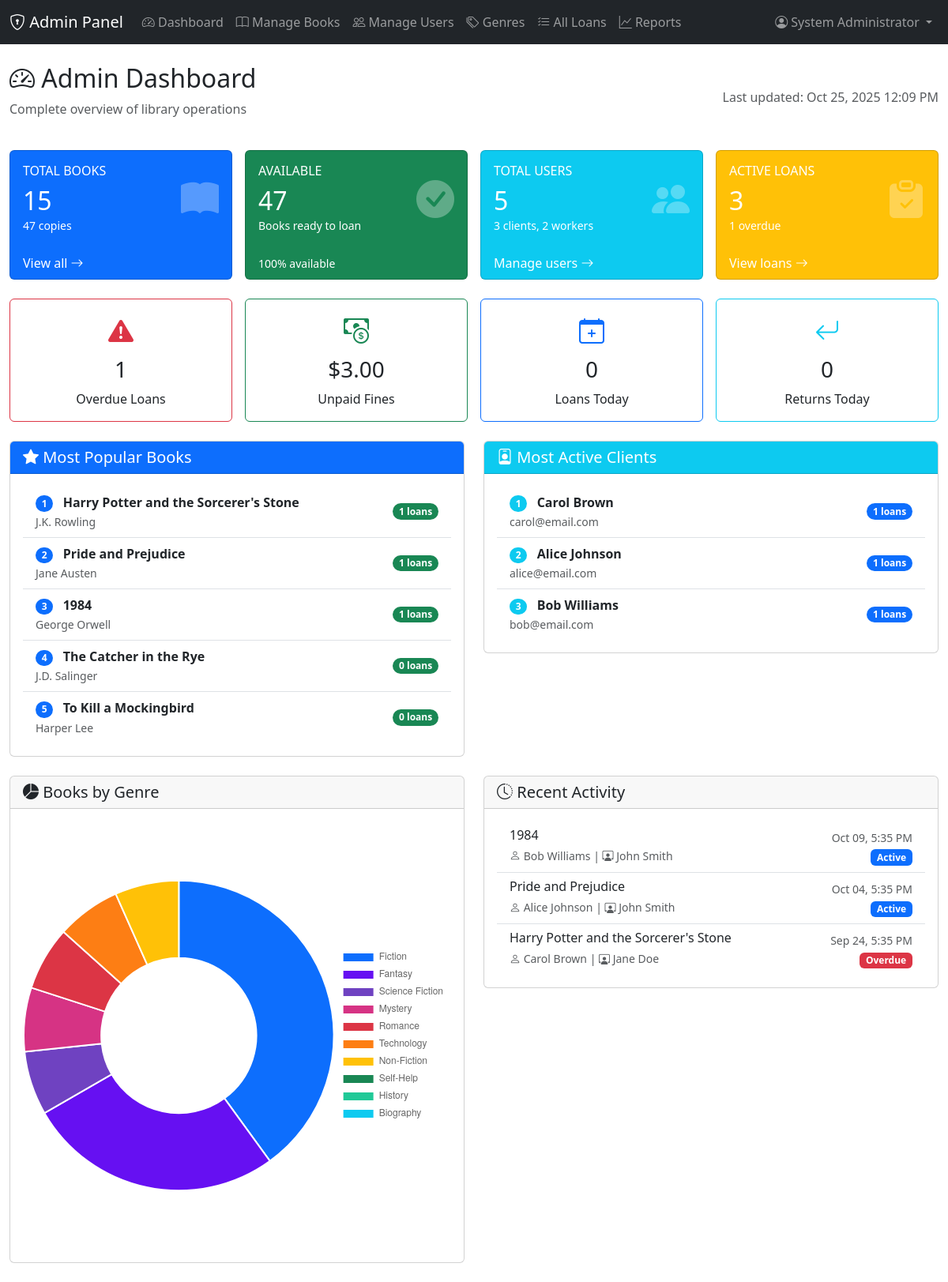
/admin/index.php (signed in), run on the app's committed database.
### tables this page shows
CREATE TABLE loans (
    loan_id INT AUTO_INCREMENT PRIMARY KEY,
    book_id INT NOT NULL,
    client_id INT NOT NULL,
    worker_id INT NOT NULL,
    loan_date TIMESTAMP DEFAULT CURRENT_TIMESTAMP,
    due_date DATE NOT NULL,
    return_date TIMESTAMP NULL,
    status ENUM('active', 'returned', 'overdue', 'lost') NOT NULL DEFAULT 'active',
    notes TEXT,
    created_at TIMESTAMP DEFAULT CURRENT_TIMESTAMP,
    FOREIGN KEY (book_id) REFERENCES books(book_id) ON DELETE CASCADE,
    FOREIGN KEY (client_id) REFERENCES users(user_id) ON DELETE CASCADE,
    FOREIGN KEY (worker_id) REFERENCES users(user_id) ON DELETE CASCADE,
    INDEX idx_loans_client (client_id),
    INDEX idx_loans_book (book_id),
    INDEX idx_loans_status (status),
    INDEX idx_loans_due_date (due_date)
);

CREATE TABLE books (
    book_id INT AUTO_INCREMENT PRIMARY KEY,
    isbn VARCHAR(13) UNIQUE,
    title VARCHAR(255) NOT NULL,
    author VARCHAR(255) NOT NULL,
    publisher VARCHAR(100),
    publication_year INT,
    genre_id INT,
    total_copies INT NOT NULL DEFAULT 1,
    available_copies INT NOT NULL DEFAULT 1,
    shelf_location VARCHAR(50),
    description TEXT,
    cover_image_url VARCHAR(500),
    created_at TIMESTAMP DEFAULT CURRENT_TIMESTAMP,
    updated_at TIMESTAMP DEFAULT CURRENT_TIMESTAMP ON UPDATE CURRENT_TIMESTAMP,
    FOREIGN KEY (genre_id) REFERENCES genres(genre_id) ON DELETE SET NULL,
    CONSTRAINT check_copies CHECK (available_copies <= total_copies),
    CONSTRAINT check_total_copies CHECK (total_copies >= 0),
    CONSTRAINT check_available_copies CHECK (available_copies >= 0),
    INDEX idx_books_title (title),
    INDEX idx_books_author (author),
    INDEX idx_books_isbn (isbn),
    INDEX idx_books_genre (genre_id)
);

CREATE TABLE users (
    user_id INT AUTO_INCREMENT PRIMARY KEY,
    username VARCHAR(50) UNIQUE NOT NULL,
    email VARCHAR(100) UNIQUE NOT NULL,
    password_hash VARCHAR(255) NOT NULL,
    full_name VARCHAR(100) NOT NULL,
    role ENUM('admin', 'worker', 'client') NOT NULL,
    phone VARCHAR(20),
    address TEXT,
    is_active TINYINT(1) DEFAULT 1,
    created_at TIMESTAMP DEFAULT CURRENT_TIMESTAMP,
    updated_at TIMESTAMP DEFAULT CURRENT_TIMESTAMP ON UPDATE CURRENT_TIMESTAMP,
    INDEX idx_users_role (role),
    INDEX idx_users_email (email)
);

### admin/index.php (the view, shortened to what the rows shown need)
<?php
require_once '../includes/functions.php';
$stats = fetchOne("
    SELECT
        (SELECT COUNT(*) FROM books) as total_books,
        (SELECT SUM(total_copies) FROM books) as total_copies,
        (SELECT SUM(available_copies) FROM books) as available_copies,
        (SELECT COUNT(*) FROM users WHERE role = 'client') as total_clients,
        (SELECT COUNT(*) FROM users WHERE role = 'worker') as total_workers,
        (SELECT COUNT(*) FROM loans WHERE status IN ('active', 'overdue')) as active_loans,
        (SELECT COUNT(*) FROM loans WHERE status = 'overdue') as overdue_loans,
        (SELECT COALESCE(SUM(fine_amount), 0) FROM fines WHERE is_paid = 0) as unpaid_fines,
        (SELECT COUNT(*) FROM loans WHERE DATE(loan_date) = CURDATE()) as today_loans,
        (SELECT COUNT(*) FROM loans WHERE status = 'returned' AND DATE(return_date) = CURDATE()) as today_returns
");
$recent_activity = fetchAll("
    SELECT l.loan_id, l.loan_date, l.return_date, l.status,
           b.title, c.full_name as client_name, w.full_name as worker_name
    FROM loans l
    JOIN books b ON l.book_id = b.book_id
    JOIN users c ON l.client_id = c.user_id
    JOIN users w ON l.worker_id = w.user_id
    ORDER BY l.loan_date DESC
    LIMIT 10
");
$genre_stats = fetchAll("
    SELECT g.genre_name, COUNT(b.book_id) as book_count,
           SUM(b.total_copies) as total_copies
    FROM genres g
    LEFT JOIN books b ON g.genre_id = b.genre_id
    GROUP BY g.genre_id
    ORDER BY book_count DESC
");
?>
<!DOCTYPE html>
<html lang="en">
<head>
    <link href="https://cdn.jsdelivr.net/npm/bootstrap@5.3.0/dist/css/bootstrap.min.css" rel="stylesheet">
    <link rel="stylesheet" href="https://cdn.jsdelivr.net/npm/bootstrap-icons@1.11.0/font/bootstrap-icons.css">
</head>
<body>
    <div class="container-fluid mt-4">
        <div class="d-flex justify-content-between align-items-center mb-4">
            <div>
                <h2><i class="bi bi-speedometer2"></i> Admin Dashboard</h2>
            </div>
        </div>
        <div class="row g-3 mb-4">
            <div class="col-md-3">
                <div class="card text-white bg-primary stat-card h-100">
                    <div class="card-body">
                        <div class="d-flex justify-content-between align-items-center">
                            <div>
                                <h2 class="mt-2 mb-0"><?= $stats['total_books'] ?></h2>
                            </div>
                        </div>
                    </div>
                </div>
            </div>
            <div class="col-md-3">
                <div class="card text-white bg-success stat-card h-100">
                    <div class="card-body">
                        <div class="d-flex justify-content-between align-items-center">
                            <div>
                                <h2 class="mt-2 mb-0"><?= $stats['available_copies'] ?></h2>
                            </div>
                        </div>
                    </div>
                </div>
            </div>
            <div class="col-md-3">
                <div class="card text-white bg-info stat-card h-100">
                    <div class="card-body">
                        <div class="d-flex justify-content-between align-items-center">
                            <div>
                                <h2 class="mt-2 mb-0"><?= $stats['total_clients'] + $stats['total_workers'] ?></h2>
                            </div>
                        </div>
                    </div>
                </div>
            </div>
            <div class="col-md-3">
                <div class="card text-white bg-warning stat-card h-100">
                    <div class="card-body">
                        <div class="d-flex justify-content-between align-items-center">
                            <div>
                                <h2 class="mt-2 mb-0"><?= $stats['active_loans'] ?></h2>
                            </div>
                        </div>
                    </div>
                </div>
            </div>
        </div>
        <div class="row">
            <div class="col-md-6 mb-4">
                <div class="card">
                    <div class="card-body" style="max-height: 400px; overflow-y: auto;">
                        <div class="list-group list-group-flush">
                            <?php foreach ($recent_activity as $activity): ?>
                                <div class="list-group-item">
                                    <div class="d-flex justify-content-between align-items-start">
                                        <div>
                                            <h6 class="mb-1"><?= htmlspecialchars($activity['title']) ?></h6>
                                            <small class="text-muted">
                                                <i class="bi bi-person"></i> <?= htmlspecialchars($activity['client_name']) ?>
                                                | <i class="bi bi-person-workspace"></i> <?= htmlspecialchars($activity['worker_name']) ?>
                                            </small>
                                        </div>
                                        <div class="text-end">
                                            <small class="text-muted"><?= date('M d, g:i A', strtotime($activity['loan_date'])) ?></small><br>
                                            <span class="badge bg-<?=
                                                $activity['status'] == 'returned' ? 'success' :
                                                ($activity['status'] == 'overdue' ? 'danger' : 'primary')
                                            ?>">
                                                <?= ucfirst($activity['status']) ?>
                                            </span>
                                        </div>
                                    </div>
                                </div>
                            <?php endforeach; ?>
                        </div>
                    </div>
                </div>
            </div>
        </div>
    </div>
    <script>
        // Genre Distribution Chart
        const genreData = {
            labels: [
                <?php foreach ($genre_stats as $g): ?>
                    '<?= addslashes($g['genre_name']) ?>',
                <?php endforeach; ?>
            ],
            datasets: [{
                label: 'Books',
                data: [
                    <?php foreach ($genre_stats as $g): ?>
                        <?= $g['book_count'] ?>,
                    <?php endforeach; ?>
                ],
                backgroundColor: [
                    '#0d6efd', '#6610f2', '#6f42c1', '#d63384', '#dc3545',
                    '#fd7e14', '#ffc107', '#198754', '#20c997', '#0dcaf0'
                ]
            }]
        };
        const genreChart = new Chart(document.getElementById('genreChart'), {
            type: 'doughnut',
            data: genreData,
            options: {
                responsive: true,
                plugins: {
                    legend: {
                        position: 'right',
                    }
                }
            }
        });
    </script>
</body>
</html>

### data on the page
loans: book.title "1984", client.full_name "Bob Williams", worker.full_name "John Smith", loan_date "Oct 09, 5:35 PM", status "Active"
loans: book.title "Pride and Prejudice", client.full_name "Alice Johnson", worker.full_name "John Smith", loan_date "Oct 04, 5:35 PM", status "Active"
loans: book.title "Harry Potter and the Sorcerer's Stone", client.full_name "Carol Brown", worker.full_name "Jane Doe", loan_date "Sep 24, 5:35 PM", status "Overdue"

### other printed values
getUserName() "System Administrator"
$stats['total_books'] "15"
$stats['total_copies'] "47"
$stats['available_copies'] "47"
$stats['total_clients'] + $stats['total_workers'] "5"
$stats['total_clients'] "3"
$stats['total_workers'] "2"
$stats['active_loans'] "3"
$stats['overdue_loans'] "1"
$stats['unpaid_fines'] "3.00"
$stats['today_loans'] "0"
$stats['today_returns'] "0"
$book['title'] "Harry Potter and the Sorcerer's Stone"
$book['author'] "J.K. Rowling"
$book['loan_count'] "1"
